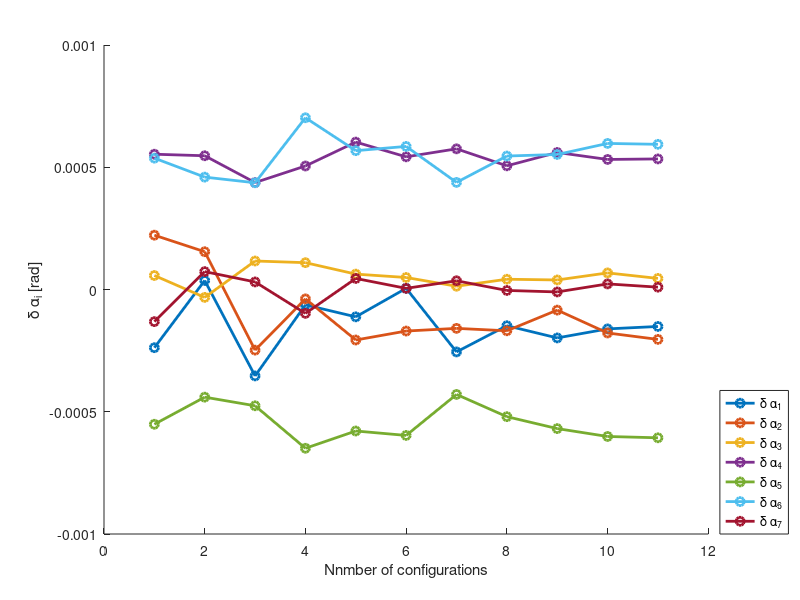

Write the MATLAB code that produced this figure. (Note: this script raises an error after producing the figure.)
load('x_2.mat');
plot(x(:,15),'-o', 'LineWidth',2);
hold on
plot(x(:,16),'-o', 'LineWidth',2);
plot(x(:,17),'-o', 'LineWidth',2);
plot(x(:,18),'-o', 'LineWidth',2);
plot(x(:,19),'-o', 'LineWidth',2);
plot(x(:,20),'-o', 'LineWidth',2);
plot(x(:,21),'-o', 'LineWidth',2);
box off;
xlabel('Nnmber of configurations');
ylabel('\delta \alpha_i [rad]');
legend('\delta \alpha_1','\delta \alpha_2','\delta \alpha_3','\delta \alpha_4','\delta \alpha_5','\delta \alpha_6',...
'\delta \alpha_7','Location','southeastoutside');
matlab2tikz('alpha_1.tex');